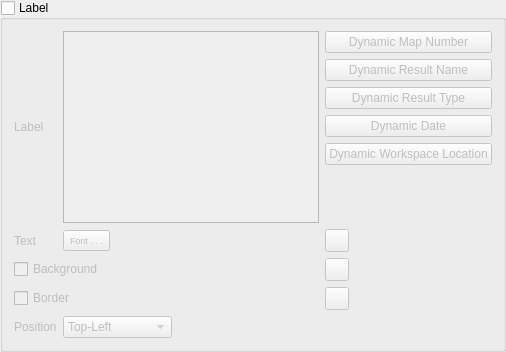
            <widget class="QgsCollapsibleGroupBox" name="groupLabel">
             <property name="title">
              <string>Label</string>
             </property>
             <property name="checkable">
              <bool>true</bool>
             </property>
             <property name="checked">
              <bool>false</bool>
             </property>
             <layout class="QVBoxLayout" name="verticalLayout_9">
              <item>
               <layout class="QGridLayout" name="gridLayout_10">
                <item row="1" column="1">
                 <widget class="QgsFontButton" name="fbtnLabel">
                  <property name="minimumSize">
                   <size>
                    <width>0</width>
                    <height>21</height>
                   </size>
                  </property>
                  <property name="font">
                   <font>
                    <pointsize>7</pointsize>
                   </font>
                  </property>
                  <property name="text">
                   <string>Font . . .</string>
                  </property>
                  <property name="mode">
                   <enum>QgsFontButton::ModeQFont</enum>
                  </property>
                 </widget>
                </item>
                <item row="2" column="3">
                 <widget class="QgsColorButton" name="colorLabelBackground">
                  <property name="minimumSize">
                   <size>
                    <width>24</width>
                    <height>21</height>
                   </size>
                  </property>
                  <property name="color">
                   <color>
                    <red>255</red>
                    <green>255</green>
                    <blue>255</blue>
                   </color>
                  </property>
                  <property name="defaultColor">
                   <color>
                    <red>255</red>
                    <green>255</green>
                    <blue>255</blue>
                   </color>
                  </property>
                 </widget>
                </item>
                <item row="4" column="0">
                 <widget class="QLabel" name="label_26">
                  <property name="text">
                   <string>Position</string>
                  </property>
                 </widget>
                </item>
                <item row="2" column="0" colspan="3">
                 <widget class="QCheckBox" name="cbLabelBackground">
                  <property name="text">
                   <string>Background</string>
                  </property>
                 </widget>
                </item>
                <item row="1" column="3">
                 <widget class="QgsColorButton" name="colorLabelText">
                  <property name="minimumSize">
                   <size>
                    <width>24</width>
                    <height>21</height>
                   </size>
                  </property>
                  <property name="color">
                   <color>
                    <red>0</red>
                    <green>0</green>
                    <blue>0</blue>
                   </color>
                  </property>
                 </widget>
                </item>
                <item row="0" column="0">
                 <widget class="QLabel" name="label_23">
                  <property name="text">
                   <string>Label</string>
                  </property>
                 </widget>
                </item>
                <item row="1" column="0">
                 <widget class="QLabel" name="label_27">
                  <property name="text">
                   <string>Text</string>
                  </property>
                 </widget>
                </item>
                <item row="1" column="2">
                 <spacer name="horizontalSpacer_9">
                  <property name="orientation">
                   <enum>Qt::Horizontal</enum>
                  </property>
                  <property name="sizeHint" stdset="0">
                   <size>
                    <width>40</width>
                    <height>20</height>
                   </size>
                  </property>
                 </spacer>
                </item>
                <item row="0" column="1" colspan="2">
                 <widget class="QTextEdit" name="labelInput"/>
                </item>
                <item row="4" column="1">
                 <widget class="QComboBox" name="cboPosLabel">
                  <item>
                   <property name="text">
                    <string>Top-Left</string>
                   </property>
                  </item>
                  <item>
                   <property name="text">
                    <string>Top-Right</string>
                   </property>
                  </item>
                  <item>
                   <property name="text">
                    <string>Bottom-Left</string>
                   </property>
                  </item>
                  <item>
                   <property name="text">
                    <string>Bottom-Right</string>
                   </property>
                  </item>
                  <item>
                   <property name="text">
                    <string>Top-Center</string>
                   </property>
                  </item>
                  <item>
                   <property name="text">
                    <string>Bottom-Center</string>
                   </property>
                  </item>
                 </widget>
                </item>
                <item row="0" column="3">
                 <layout class="QGridLayout" name="gridLayout_4">
                  <item row="0" column="0">
                   <widget class="QPushButton" name="pbMapNo">
                    <property name="text">
                     <string>Dynamic Map Number</string>
                    </property>
                   </widget>
                  </item>
                  <item row="2" column="0">
                   <widget class="QPushButton" name="pbResultType">
                    <property name="text">
                     <string>Dynamic Result Type</string>
                    </property>
                   </widget>
                  </item>
                  <item row="5" column="0">
                   <spacer name="verticalSpacer">
                    <property name="orientation">
                     <enum>Qt::Vertical</enum>
                    </property>
                    <property name="sizeHint" stdset="0">
                     <size>
                      <width>20</width>
                      <height>40</height>
                     </size>
                    </property>
                   </spacer>
                  </item>
                  <item row="4" column="0">
                   <widget class="QPushButton" name="pbWorkspaceLoc">
                    <property name="text">
                     <string>Dynamic Workspace Location</string>
                    </property>
                   </widget>
                  </item>
                  <item row="1" column="0">
                   <widget class="QPushButton" name="pbResultName">
                    <property name="text">
                     <string>Dynamic Result Name</string>
                    </property>
                   </widget>
                  </item>
                  <item row="3" column="0">
                   <widget class="QPushButton" name="pbDate">
                    <property name="text">
                     <string>Dynamic Date</string>
                    </property>
                   </widget>
                  </item>
                 </layout>
                </item>
                <item row="3" column="0" colspan="3">
                 <widget class="QCheckBox" name="cbLabelFrame">
                  <property name="text">
                   <string>Border</string>
                  </property>
                 </widget>
                </item>
                <item row="3" column="3">
                 <widget class="QgsColorButton" name="colorLabelFrame">
                  <property name="minimumSize">
                   <size>
                    <width>24</width>
                    <height>21</height>
                   </size>
                  </property>
                  <property name="color">
                   <color>
                    <red>0</red>
                    <green>0</green>
                    <blue>0</blue>
                   </color>
                  </property>
                  <property name="defaultColor">
                   <color>
                    <red>0</red>
                    <green>0</green>
                    <blue>0</blue>
                   </color>
                  </property>
                 </widget>
                </item>
               </layout>
              </item>
             </layout>
            </widget>
